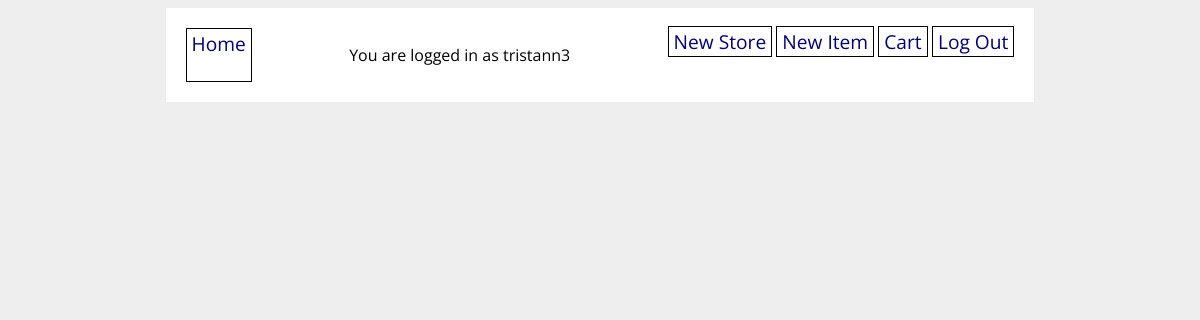
/shopping_list (signed in), run on an earlier commit of the app's database.
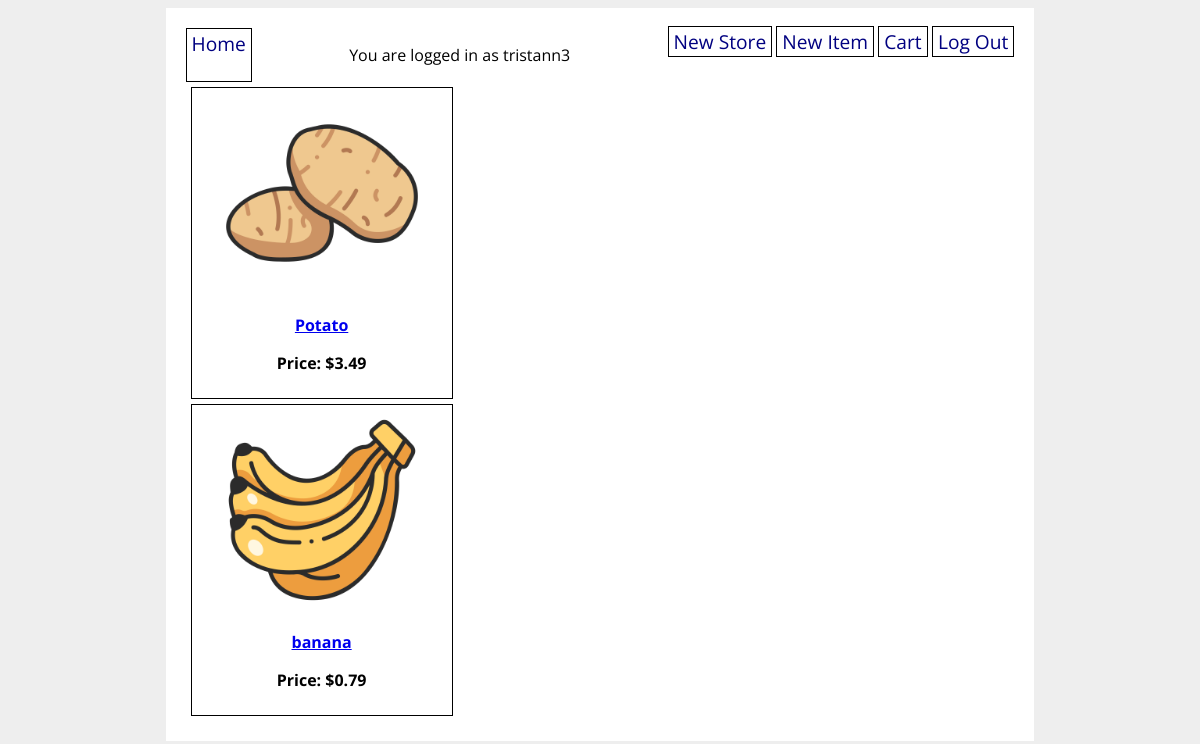
And on a later commit of the database.
### grocery_app/models.py (models this page shows, shortened)
class User(UserMixin, db.Model):
    id = db.Column(db.Integer, primary_key=True)
    username = db.Column(db.String(80), nullable=False, unique=True)
    password = db.Column(db.String(200), nullable=False)
    shopping_list_items = db.relationship(
       'GroceryItem', secondary='user_item', back_populates='users_who_added_to_cart')

class GroceryItem(db.Model):
    id = db.Column(db.Integer, primary_key=True)
    name = db.Column(db.String(80), nullable=False)
    price = db.Column(db.Float(precision=2), nullable=False)
    category = db.Column(db.Enum(ItemCategory), default=ItemCategory.OTHER)
    photo_url = db.Column(URLType)
    store_id = db.Column(
        db.Integer, db.ForeignKey('grocery_store.id'), nullable=False)
    store = db.relationship('GroceryStore', back_populates='items')
    created_by_id = db.Column(db.Integer, db.ForeignKey('user.id'))
    created_by = db.relationship('User')
    users_who_added_to_cart = db.relationship(
       'User', secondary='user_item', back_populates='shopping_list_items')

### grocery_app/routes.py (the view)
@main.route('/shopping_list')
@login_required
def shopping_list():
    shopping_list = current_user.shopping_list_items
    return render_template('shopping_list.html', shopping_list=shopping_list)

### grocery_app/__init__.py (called while the page is built)
@login_manager.user_loader
def load_user(user_id):
    return User.query.get(user_id)

### grocery_app/templates/shopping_list.html
{% extends 'base.html' %}
{% block content %}
{% for item in shopping_list %}
<div class="item-details">
  <a href="/item/{{ item.id }}"
    ><img src="{{ item.photo_url }}" alt="{{ item.name }}" width="200px" />
    <p><strong>{{ item.name }}</strong></p></a
  >
  <p><strong>Price: ${{ item.price }}</strong></p>
</div>
{% endfor %}
{% endblock %}

### grocery_app/templates/base.html (shortened to what this page needs)
<!DOCTYPE html>
<html>
  <head>
    <link rel="stylesheet" href="/static/style.css" />
  </head>
  <body>
    <div id="content">
      <nav>
        <a href="/">Home</a>
        <p>You are logged in as {{ current_user.username }}</p>
        <div>
          {% if current_user.is_authenticated %}
          <a href="/new_store">New Store</a>
          <a href="/new_item">New Item</a>
          <a href="/shopping_list">Cart</a>
          <a href="/logout">Log Out</a>
          {% else %}
          <a href="/signup">Sign Up</a>
          <a href="/login">Log In</a>
          {% endif %}
        </div>
      </nav>
      {% block content %}{% endblock %}
    </div>
  </body>
</html>

### grocery_app/static/style.css (style rules this page uses)
body { display: flex; flex-direction: column; align-items: center; background-color: #eee; font-family: 'Open Sans', sans-serif; }
#content { width: 70%; background-color: white; padding: 20px; }
nav { width: 100%; display: flex; flex-direction: row; justify-content: space-between; }
nav a { color: navy; text-decoration: none; border: 1px solid black; padding: 1px 5px; font-size: 1.2em; }
div.item-details { border: 1px solid black; margin: 5px; padding: 5px; text-align: center; width: 250px; height: 300px; }

What changed in the data, as far as the page shows it:
now on this page (row unchanged): GroceryItem: photo_url (picture), name "Potato", price "3.49"
added GroceryItem: photo_url (picture), name "banana", price "0.79"
